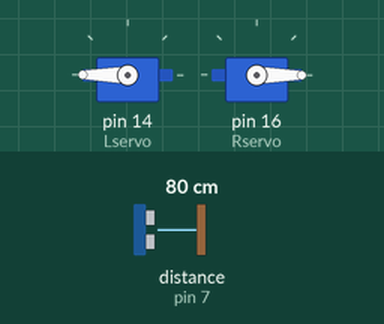
Bench run of a sketch on a simulated Arduino Uno, built with avr-gcc and run on an emulated ATmega328P. Parts: 2 × servo. Wiring (inferred from the names in the program): ultrasonic range finder: trigger pin 8; echo pin 7. Inputs (shaded band) come from the test bench; at power-on: distance to the obstacle (sensor on pin 7) 80 cm. The echo pulse lasts 58.3 µs per cm.

Above: at 1.2 s.
1.3 s: distance to the obstacle (sensor on pin 7) set to 2 cm
At 1.58 s:
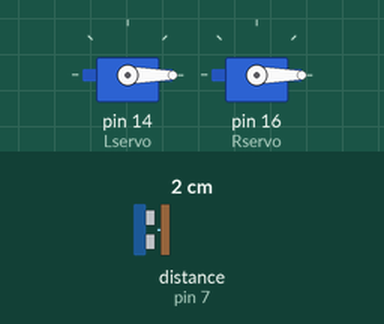
4.3 s: distance to the obstacle (sensor on pin 7) set to 14 cm
7.3 s: distance to the obstacle (sensor on pin 7) set to 17 cm
At 7.58 s:
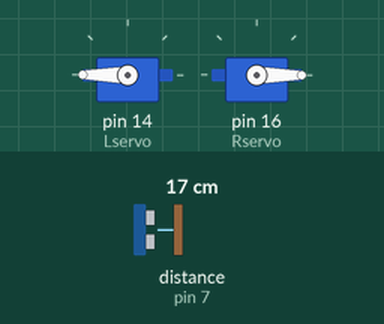
10.3 s: distance to the obstacle (sensor on pin 7) set to 4 cm
At 10.5 s:
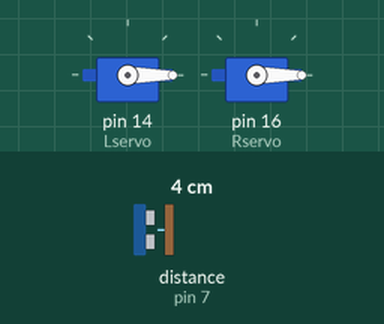
13.3 s: distance to the obstacle (sensor on pin 7) set to 18 cm
At 13.48 s:
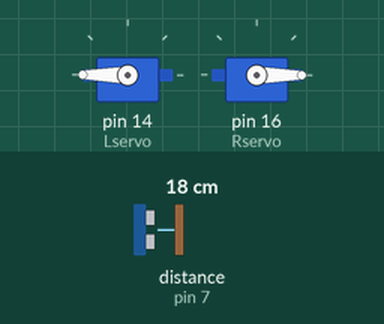
Timing chart, 0 to 16.3 s (numbered marks = the images above; inputs shaded):
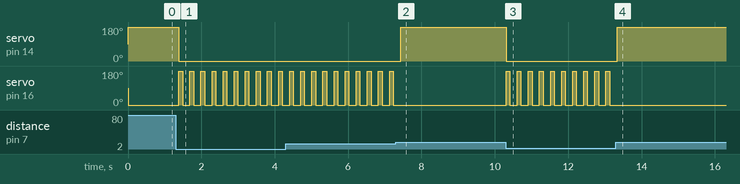

The sketch:

BabySCRU-FEsampleCodeForL298Pboard.ino
```cpp
// BabySCRU-FE Ultra Sonic Test Code by rtheiss.com


#define trigPin 8
#define echoPin 7

#include <Servo.h>

Servo Lservo;  // servo on baby SCRU-FE's left side (if you were looking in the same direction as the robot)
Servo Rservo;  // servo on baby SCRU-FE's right side (if you were looking in the same direction as the robot)

void setup()
{
  pinMode(trigPin, OUTPUT);
  pinMode(echoPin, INPUT);

  Lservo.attach(14);
  Lservo.write(90);  // set servo to Stop

  Rservo.attach(16);
  Rservo.write(90);  // set servo to Stop
}

void loop ()
{
  int duration, distance;
    digitalWrite(trigPin, HIGH);
  delay(1);
  digitalWrite(trigPin, LOW);
  duration = pulseIn(echoPin, HIGH);
  distance = (duration/2) / 29.1;
      if (distance >= 15 || distance <= 0)
      {
        forward ();
        delay(100);
        brake ();
      }
      else
      {
        backward ();
        delay (100);
        Lturn ();
        delay (200);
      }
}


void backward ()
{

   Lservo.write(0);
   Rservo.write(180);

}

void Lturn ()
{

   Lservo.write(0);
   Rservo.write(0);

}

void forward ()
{

   Lservo.write(180);
   Rservo.write(0);

}
void brake ()
{
   Lservo.write(90);
   Rservo.write(90);
}
```

Measured:
- the behaviour switches between 15 and 16 cm on distance to the obstacle (sensor on pin 7) (found by bisection; images 1 and 2)
- after the input at 1.3 s, servo on pin 14 (Lservo): 180° → 0° after 0.09 s; servo on pin 16 (Rservo): alternates 180° for 0.10 s and 0° for 0.20 s, starting after 0.09 s
- after the input at 7.3 s, servo on pin 14 (Lservo): 0° → 180° after 0.13 s; servo on pin 16 (Rservo): stops changing and stays 0°
- after the input at 10.3 s, servo on pin 14 (Lservo): 180° → 0° at once
- after the input at 13.3 s, servo on pin 14 (Lservo): 0° → 180° at once; servo on pin 16 (Rservo): stops changing and stays 0°
